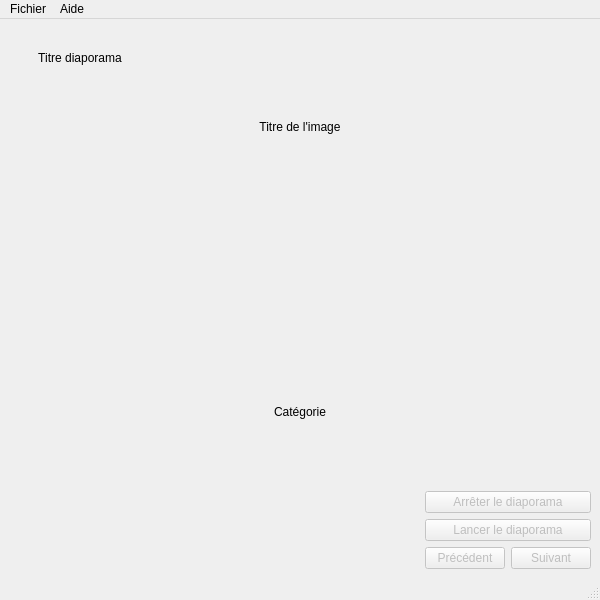
<?xml version="1.0" encoding="UTF-8"?>
<ui version="4.0">
 <class>LecteurVue</class>
 <widget class="QMainWindow" name="LecteurVue">
  <property name="geometry">
   <rect>
    <x>0</x>
    <y>0</y>
    <width>600</width>
    <height>600</height>
   </rect>
  </property>
  <property name="minimumSize">
   <size>
    <width>600</width>
    <height>600</height>
   </size>
  </property>
  <property name="maximumSize">
   <size>
    <width>1920</width>
    <height>1080</height>
   </size>
  </property>
  <property name="baseSize">
   <size>
    <width>600</width>
    <height>800</height>
   </size>
  </property>
  <property name="windowTitle">
   <string>LecteurVue</string>
  </property>
  <widget class="QWidget" name="centralwidget">
   <layout class="QVBoxLayout" name="verticalLayout" stretch="0,0,0">
    <item>
     <layout class="QHBoxLayout" name="horizontalLayout">
      <property name="spacing">
       <number>1</number>
      </property>
      <property name="sizeConstraint">
       <enum>QLayout::SetMinAndMaxSize</enum>
      </property>
      <property name="topMargin">
       <number>20</number>
      </property>
      <property name="rightMargin">
       <number>400</number>
      </property>
      <item>
       <widget class="QLabel" name="titreDiapo">
        <property name="maximumSize">
         <size>
          <width>100</width>
          <height>20</height>
         </size>
        </property>
        <property name="text">
         <string>Titre diaporama</string>
        </property>
        <property name="alignment">
         <set>Qt::AlignCenter</set>
        </property>
       </widget>
      </item>
      <item>
       <spacer name="horizontalSpacer_2">
        <property name="orientation">
         <enum>Qt::Horizontal</enum>
        </property>
        <property name="sizeType">
         <enum>QSizePolicy::Ignored</enum>
        </property>
        <property name="sizeHint" stdset="0">
         <size>
          <width>40</width>
          <height>20</height>
         </size>
        </property>
       </spacer>
      </item>
     </layout>
    </item>
    <item>
     <layout class="QVBoxLayout" name="vLayoutContent" stretch="0,0,0,0,0,0,0">
      <item>
       <widget class="QLabel" name="titreImage">
        <property name="layoutDirection">
         <enum>Qt::LeftToRight</enum>
        </property>
        <property name="text">
         <string>Titre de l'image</string>
        </property>
        <property name="alignment">
         <set>Qt::AlignCenter</set>
        </property>
       </widget>
      </item>
      <item>
       <spacer name="horizontalSpacer_4">
        <property name="orientation">
         <enum>Qt::Horizontal</enum>
        </property>
        <property name="sizeHint" stdset="0">
         <size>
          <width>40</width>
          <height>20</height>
         </size>
        </property>
       </spacer>
      </item>
      <item>
       <spacer name="horizontalSpacer_5">
        <property name="orientation">
         <enum>Qt::Horizontal</enum>
        </property>
        <property name="sizeHint" stdset="0">
         <size>
          <width>40</width>
          <height>20</height>
         </size>
        </property>
       </spacer>
      </item>
      <item>
       <widget class="QLabel" name="image">
        <property name="enabled">
         <bool>true</bool>
        </property>
        <property name="sizePolicy">
         <sizepolicy hsizetype="Minimum" vsizetype="Minimum">
          <horstretch>0</horstretch>
          <verstretch>0</verstretch>
         </sizepolicy>
        </property>
        <property name="minimumSize">
         <size>
          <width>0</width>
          <height>0</height>
         </size>
        </property>
        <property name="maximumSize">
         <size>
          <width>16777215</width>
          <height>16777215</height>
         </size>
        </property>
        <property name="layoutDirection">
         <enum>Qt::LeftToRight</enum>
        </property>
        <property name="text">
         <string/>
        </property>
        <property name="pixmap">
         <pixmap>../cartesDisney/Disney_0.gif</pixmap>
        </property>
        <property name="scaledContents">
         <bool>false</bool>
        </property>
        <property name="alignment">
         <set>Qt::AlignCenter</set>
        </property>
       </widget>
      </item>
      <item>
       <spacer name="horizontalSpacer_6">
        <property name="orientation">
         <enum>Qt::Horizontal</enum>
        </property>
        <property name="sizeHint" stdset="0">
         <size>
          <width>40</width>
          <height>20</height>
         </size>
        </property>
       </spacer>
      </item>
      <item>
       <widget class="QLabel" name="categorie">
        <property name="sizePolicy">
         <sizepolicy hsizetype="Minimum" vsizetype="Minimum">
          <horstretch>0</horstretch>
          <verstretch>0</verstretch>
         </sizepolicy>
        </property>
        <property name="text">
         <string>Catégorie</string>
        </property>
        <property name="alignment">
         <set>Qt::AlignCenter</set>
        </property>
       </widget>
      </item>
      <item>
       <spacer name="horizontalSpacer_3">
        <property name="orientation">
         <enum>Qt::Horizontal</enum>
        </property>
        <property name="sizeHint" stdset="0">
         <size>
          <width>40</width>
          <height>20</height>
         </size>
        </property>
       </spacer>
      </item>
     </layout>
    </item>
    <item>
     <layout class="QHBoxLayout" name="hLayoutBottom">
      <property name="sizeConstraint">
       <enum>QLayout::SetDefaultConstraint</enum>
      </property>
      <item>
       <spacer name="horizontalSpacer">
        <property name="orientation">
         <enum>Qt::Horizontal</enum>
        </property>
        <property name="sizeHint" stdset="0">
         <size>
          <width>40</width>
          <height>20</height>
         </size>
        </property>
       </spacer>
      </item>
      <item>
       <layout class="QVBoxLayout" name="verticalLayout_2">
        <item>
         <widget class="QPushButton" name="btnArreter">
          <property name="enabled">
           <bool>false</bool>
          </property>
          <property name="text">
           <string>Arrêter le diaporama</string>
          </property>
         </widget>
        </item>
        <item>
         <widget class="QPushButton" name="btnLancer">
          <property name="enabled">
           <bool>false</bool>
          </property>
          <property name="text">
           <string>Lancer le diaporama</string>
          </property>
         </widget>
        </item>
        <item>
         <layout class="QHBoxLayout" name="horizontalLayout_2">
          <item>
           <widget class="QPushButton" name="btnPrecedent">
            <property name="enabled">
             <bool>false</bool>
            </property>
            <property name="text">
             <string>Précédent</string>
            </property>
           </widget>
          </item>
          <item>
           <widget class="QPushButton" name="btnSuivant">
            <property name="enabled">
             <bool>false</bool>
            </property>
            <property name="text">
             <string>Suivant</string>
            </property>
           </widget>
          </item>
         </layout>
        </item>
       </layout>
      </item>
     </layout>
    </item>
   </layout>
  </widget>
  <widget class="QMenuBar" name="menubar">
   <property name="geometry">
    <rect>
     <x>0</x>
     <y>0</y>
     <width>600</width>
     <height>21</height>
    </rect>
   </property>
   <widget class="QMenu" name="menuFichier">
    <property name="title">
     <string>Fichier</string>
    </property>
    <widget class="QMenu" name="menuParam_tres">
     <property name="title">
      <string>Paramètres</string>
     </property>
     <addaction name="btnChargerDiapo"/>
     <addaction name="btnEnleverDiaporama"/>
     <addaction name="btnVitesse"/>
    </widget>
    <addaction name="menuParam_tres"/>
    <addaction name="separator"/>
    <addaction name="btnQuitter"/>
   </widget>
   <widget class="QMenu" name="menuAide">
    <property name="title">
     <string>Aide</string>
    </property>
    <addaction name="apropos"/>
   </widget>
   <addaction name="menuFichier"/>
   <addaction name="menuAide"/>
  </widget>
  <widget class="QStatusBar" name="statusbar"/>
  <action name="btnQuitter">
   <property name="text">
    <string>Quitter</string>
   </property>
  </action>
  <action name="btnChargerDiapo">
   <property name="text">
    <string>Charger diaporama</string>
   </property>
  </action>
  <action name="apropos">
   <property name="text">
    <string>A propos de</string>
   </property>
  </action>
  <action name="btnEnleverDiaporama">
   <property name="enabled">
    <bool>false</bool>
   </property>
   <property name="text">
    <string> Enlever diaporama</string>
   </property>
  </action>
  <action name="btnVitesse">
   <property name="enabled">
    <bool>false</bool>
   </property>
   <property name="text">
    <string>Vitesse de défilement </string>
   </property>
  </action>
 </widget>
 <resources/>
 <connections/>
</ui>
